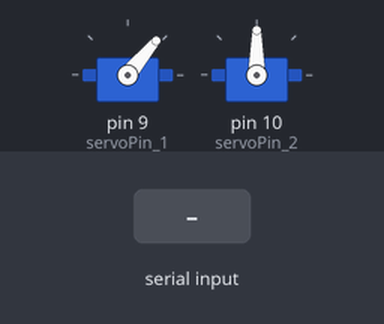
Recording of a sketch running on a simulated Arduino Uno, built with avr-gcc and run on an emulated ATmega328P. Shown: 2 × servo. Inputs (shaded band) come from the test bench.

Above: at 1.2 s.
1.3 s: "90,45\n" received over Serial
At 3.7 s:
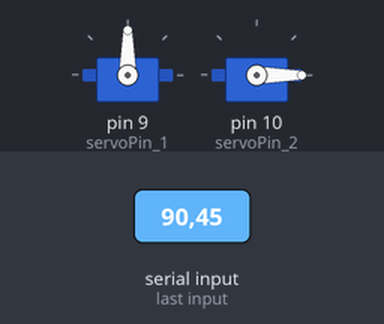
4.3 s: "30,150\n" received over Serial
At 7.1 s:
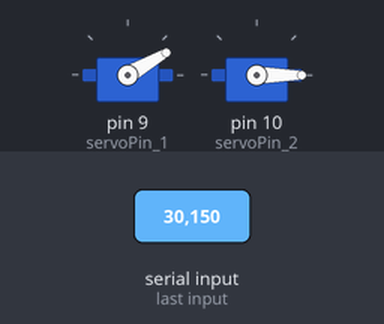
7.3 s: "5\n" received over Serial
At 10.1 s:
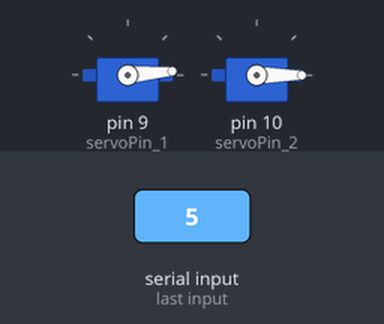
10.3 s: "200\n" received over Serial
At 12.9 s:
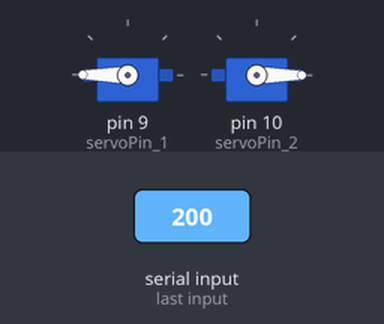
13.3 s: "90\n" received over Serial
At 16.4 s:
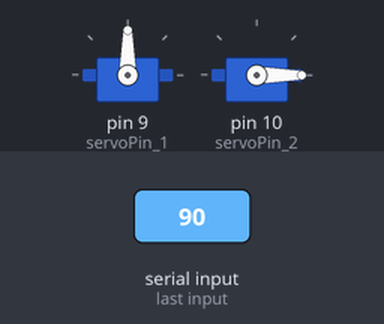
Timing chart, 0 to 17.3 s (numbered marks = the images above; inputs shaded):
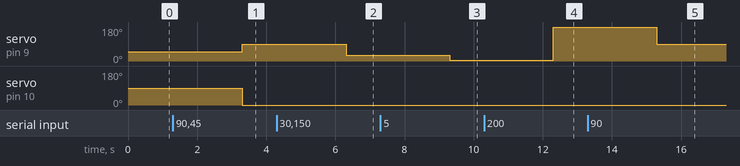

Measured:
- after the input at 1.3 s, servo on pin 9 (servoPin_1): 50° → 90° after 2.0 s; servo on pin 10 (servoPin_2): 90° → 0° after 2.0 s
- after the input at 4.3 s, servo on pin 9 (servoPin_1): 90° → 30° after 2.0 s
- after the input at 7.3 s, servo on pin 9 (servoPin_1): 30° → 5° after 2.0 s
- after the input at 10.3 s, servo on pin 9 (servoPin_1): 5° → 180° after 2.0 s
- after the input at 13.3 s, servo on pin 9 (servoPin_1): 180° → 90° after 2.0 s

The sketch:

MBS3523-A1CQ2_CheungTakSang.ino
```cpp
#include <Servo.h>
Servo myServo_1;
Servo myServo_2;

int servoPin_1 = 9;     // y-axis or vertical
int servoPin_2 = 10;    // x-axis or horizontal

String servoPos_1;
String servoPos_2;

int pos_1;
int pos_2;

void setup() {
  Serial.begin(9600);
  myServo_1.attach(servoPin_1);
  myServo_2.attach(servoPin_2);
  myServo_1.write(50);
  myServo_2.write(90);
}

void loop() {
  if (Serial.available() != 0) {
    servoPos_1 = Serial.readStringUntil('\r');
    servoPos_2 = Serial.readStringUntil('\n');
    pos_1 = servoPos_1.toInt();
    pos_2 = servoPos_2.toInt();
    myServo_1.write(pos_1);
    myServo_2.write(pos_2);
    delay(80);
  }
}
```
